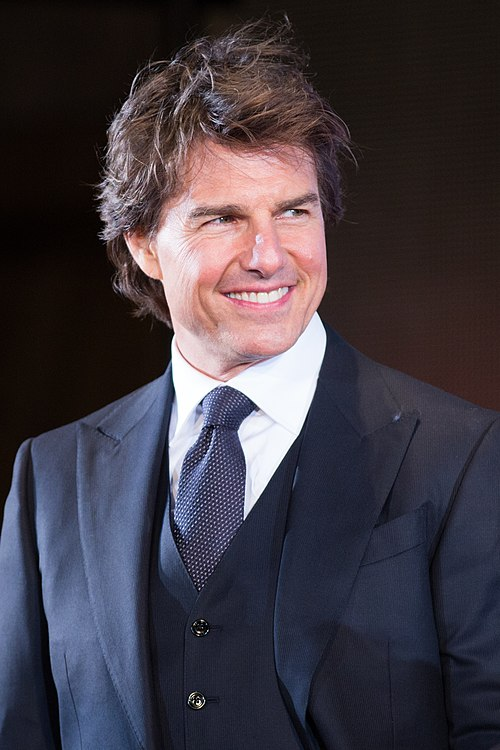
#> input picture Data-Analysis-Visualization-Fall-2025/Lab#5 - Image Filters/TC_JR.jpg, 500 x 750 px
$ jupyter execute part_B.ipynb   (older library calls are emulated)
#> lines starting #> are read from the running program, lines starting #| are printed output that depends on the picture; after the words box and inside, x2 and y2 are one past the last pixel; in counts of white or black regions, pixels touching at a corner belong together
[cell 1]
import cv2
import numpy as np
import matplotlib.pyplot as plt

### 7.11

[cell 2]
tom = cv2.imread("TC_JR.jpg", 0)
#> tom: shape (750, 500); min 0, max 255, mean 61.8
tom_orignal = cv2.imread("TC_JR.jpg")
#> tom_orignal is the input picture: shape (750, 500, 3); mean B, G, R 67.4, 58.9, 65.4

# Add salt-and-pepper noise
noisy_sp = tom.copy()
num_pixels = 500
for i in range(num_pixels):
    y = np.random.randint(0, tom.shape[0])
    x = np.random.randint(0, tom.shape[1])
    noisy_sp[y, x] = 255 if np.random.rand() > 0.5 else 0
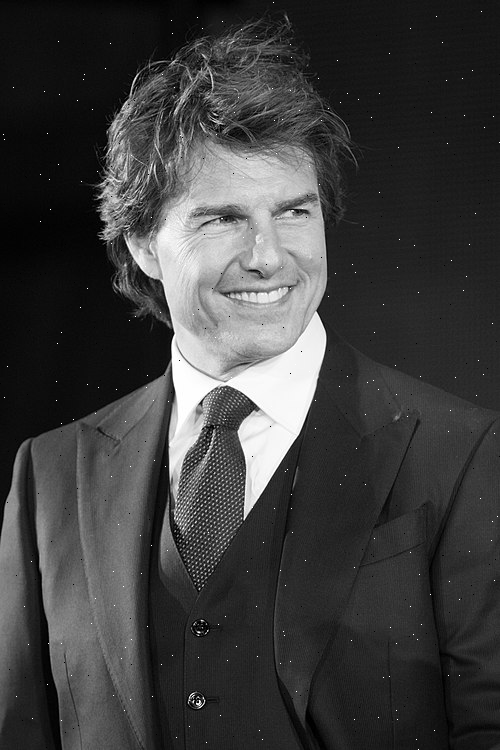
#> noisy_sp: shape (750, 500); min 0, max 255, mean 61.9

# Add Gaussian noise
noisy_gauss = tom + np.random.normal(0, 25, tom.shape).astype(np.uint8)

# Remove noise
median = cv2.medianBlur(noisy_sp, 3)
gauss_blur = cv2.GaussianBlur(noisy_gauss, (3, 3), 0)

plt.figure(figsize=(12, 6))
plt.subplot(241), plt.title("Original Color"), plt.imshow(cv2.cvtColor(tom_orignal, cv2.COLOR_BGR2RGB)), plt.axis("off")
plt.subplot(242), plt.title("Original Gray"), plt.imshow(tom, cmap="gray"), plt.axis("off")
plt.subplot(243), plt.title("Salt & Pepper"), plt.imshow(noisy_sp, cmap="gray"), plt.axis("off")
plt.subplot(244), plt.title("Median"), plt.imshow(median, cmap="gray"), plt.axis("off")
plt.subplot(245), plt.title("Gaussian"), plt.imshow(noisy_gauss, cmap="gray"), plt.axis("off")
plt.subplot(246), plt.title("Gaussian Blur"), plt.imshow(gauss_blur, cmap="gray"), plt.axis("off")
plt.tight_layout()
plt.show()

### 7.12

[cell 3]
# Rotate image by 45° and 90°
h, w = tom.shape
#> h = 750; w = 500
center = (w // 2, h // 2)
#> center = (250, 375)
M45 = cv2.getRotationMatrix2D(center, 45, 1)
rot45 = cv2.warpAffine(tom, M45, (w, h))
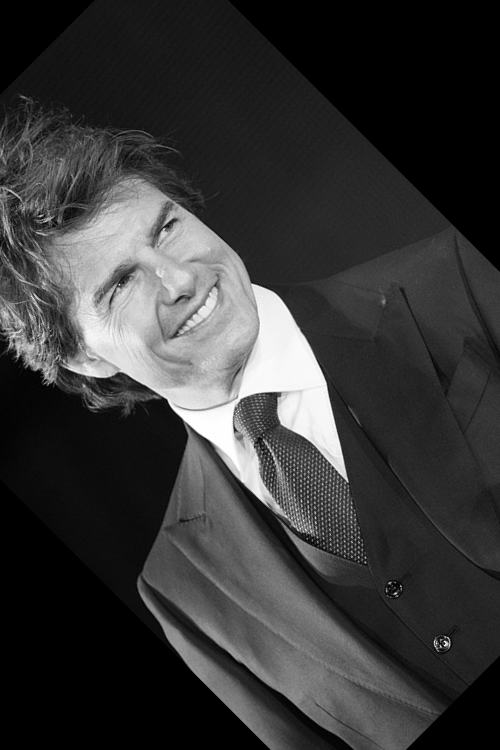
#> rot45: shape (750, 500); min 0, max 255, mean 55.5
M90 = cv2.getRotationMatrix2D(center, 90, 1)
rot90 = cv2.warpAffine(tom, M90, (w, h))
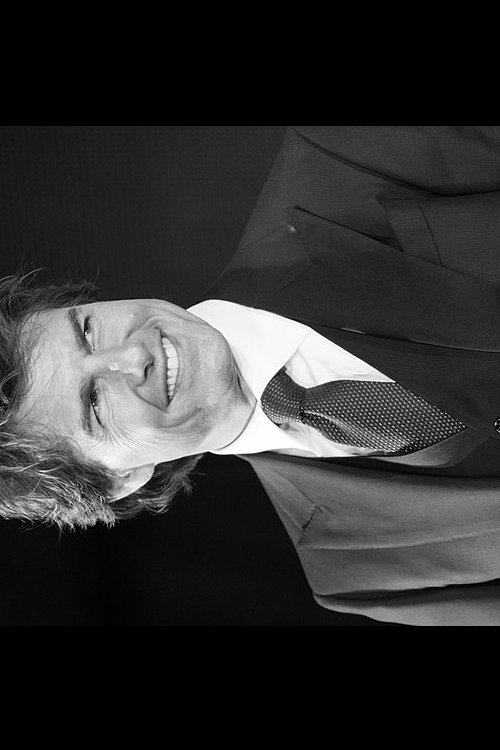
#> rot90: shape (750, 500); min 0, max 255, mean 49.4

plt.subplot(131), plt.title("Original"), plt.imshow(tom, cmap="gray"), plt.axis("off")
plt.subplot(132), plt.title("45°"), plt.imshow(rot45, cmap="gray"), plt.axis("off")
plt.subplot(133), plt.title("90°"), plt.imshow(rot90, cmap="gray"), plt.axis("off")
plt.show()

plt.hist(tom.ravel(), bins=256, alpha=0.5, label="Original")
plt.hist(rot45.ravel(), bins=256, alpha=0.5, label="45°")
plt.hist(rot90.ravel(), bins=256, alpha=0.5, label="90°")
plt.legend()
plt.show()
#> figure, not shown here; tallest bar 8639 high, from x = 13.95 to 14.94; tallest bar 82304 high, from x = 0 to 0.996; tallest bar 125194 high, from x = 0 to 0.996

### 7.13

[cell 4]
# Crop ROI and compare histograms
roi = tom[100:200, 100:200]
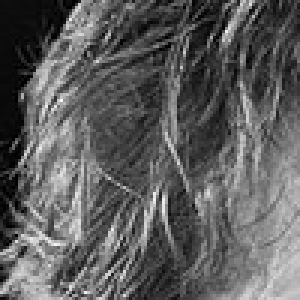
#> roi: shape (100, 100) (shown 3 times larger); min 0, max 250, mean 93.6
plt.subplot(121), plt.title("Full Image"), plt.imshow(tom, cmap="gray"), plt.axis(
    "off"
)
plt.subplot(122), plt.title("ROI"), plt.imshow(roi, cmap="gray"), plt.axis("off")
plt.show()
plt.hist(tom.ravel(), bins=256, alpha=0.5, label="Full")
plt.hist(roi.ravel(), bins=256, alpha=0.5, label="ROI")
plt.legend()
plt.show()
#> figure, not shown here; tallest bar 8639 high, from x = 13.95 to 14.94; tallest bar 100 high, from x = 70.31 to 71.29

### 7.14

[cell 5]
# Image sharpening using Laplacian filter
lap = cv2.Laplacian(tom, cv2.CV_64F)
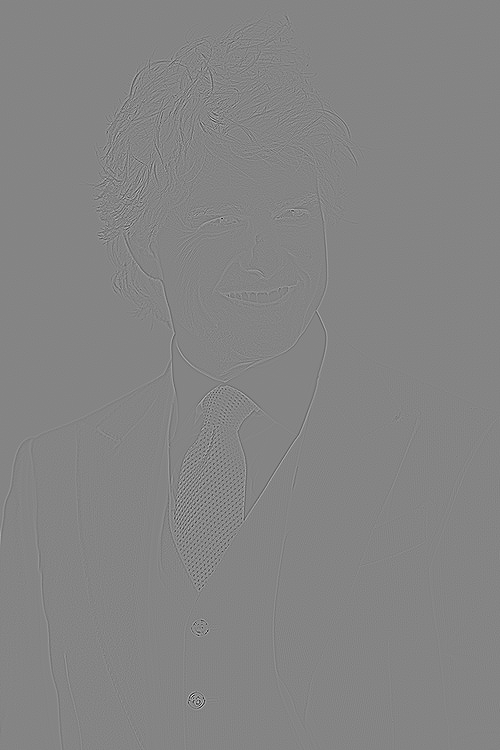
#> lap: shape (750, 500) float64; min -764, max 704, mean 0; drawn with min black and max white
sharp = cv2.convertScaleAbs(tom + lap)
plt.subplot(121), plt.title("Original"), plt.imshow(tom, cmap="gray"), plt.axis("off")
plt.subplot(122), plt.title("Sharpened"), plt.imshow(sharp, cmap="gray"), plt.axis(
    "off"
)
plt.show()

### 7.15

[cell 6]
# Otsu's thresholding vs manual thresholding
_, manual = cv2.threshold(tom, 127, 255, cv2.THRESH_BINARY)
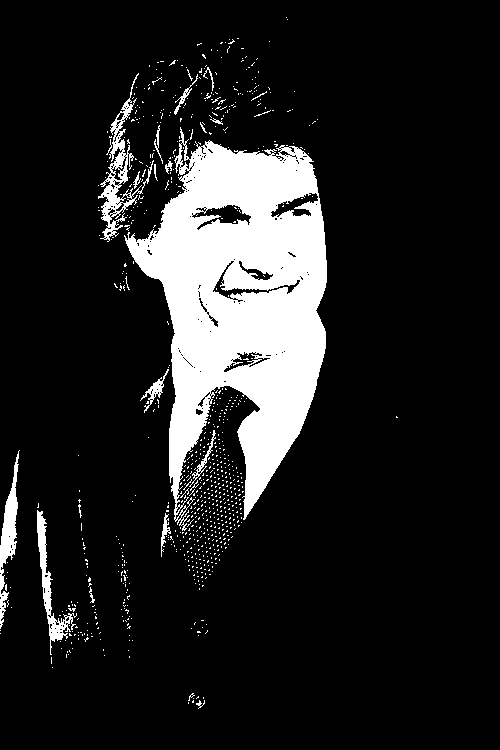
#> manual: shape (750, 500); 13.5% white; 828 white regions (806 under 20 px), largest, box (x1, y1, x2, y2) and area: (124, 127, 327, 531) 43087, (98, 73, 154, 242) 1840, (0, 450, 20, 629) 1245
_, otsu = cv2.threshold(tom, 0, 255, cv2.THRESH_BINARY + cv2.THRESH_OTSU)
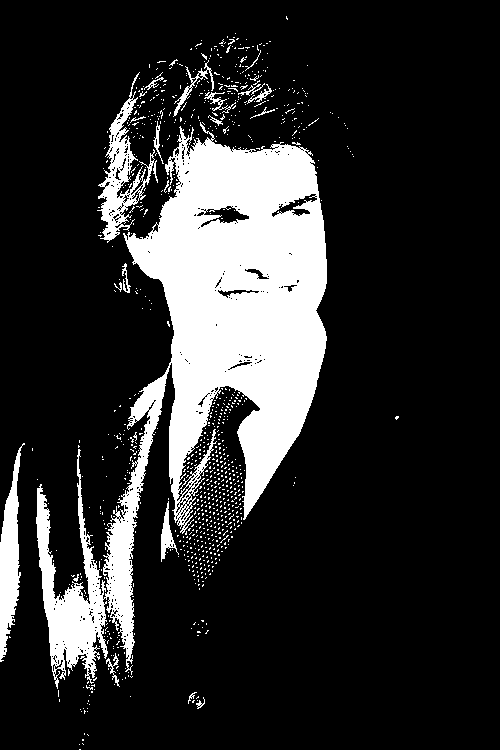
#> otsu: shape (750, 500); 17.9% white; 934 white regions (913 under 20 px), largest, box (x1, y1, x2, y2) and area: (36, 122, 327, 689) 57278, (97, 72, 158, 243) 2822, (0, 443, 25, 662) 2608
plt.subplot(131), plt.title("Original"), plt.imshow(tom, cmap="gray"), plt.axis("off")
plt.subplot(132), plt.title("Manual"), plt.imshow(manual, cmap="gray"), plt.axis("off")
plt.subplot(133), plt.title("Otsu"), plt.imshow(otsu, cmap="gray"), plt.axis("off")
plt.show()

### 7.16

[cell 7]
# Face detection using Haar Cascade
face_cascade = cv2.CascadeClassifier(
    cv2.data.haarcascades + "haarcascade_frontalface_default.xml"
)
img = tom.copy()
faces = face_cascade.detectMultiScale(img, 1.3, 5)
#> faces = [[169, 144, 182, 182]]
for x, y, w, h in faces:
    cv2.rectangle(img, (x, y), (x + w, y + h), (255, 0, 0), 2)
#> this loop made 1 pass
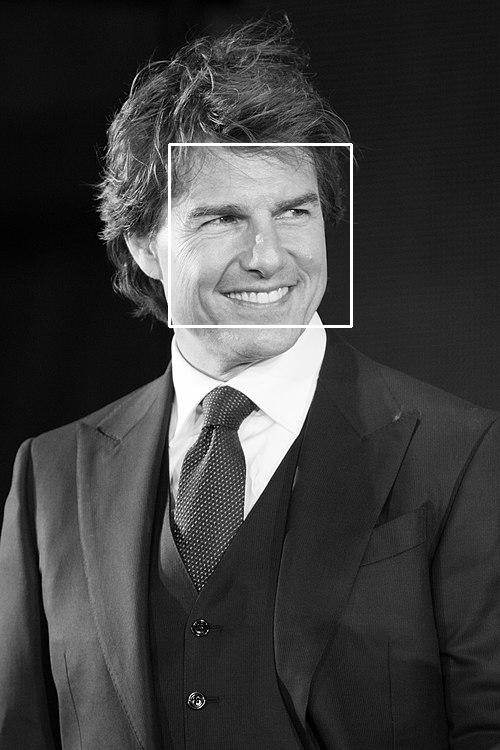
#> img: shape (750, 500); min 0, max 255, mean 62.6
# Equalize and detect again
img_eq = cv2.equalizeHist(tom)
faces_eq = face_cascade.detectMultiScale(img_eq, 1.3, 5)
#> faces_eq = [[179, 152, 163, 163]]
img_eq_color = cv2.cvtColor(img_eq, cv2.COLOR_GRAY2BGR)
for x, y, w, h in faces_eq:
    cv2.rectangle(img_eq_color, (x, y), (x + w, y + h), (0, 255, 0), 2)
#> this loop made 1 pass
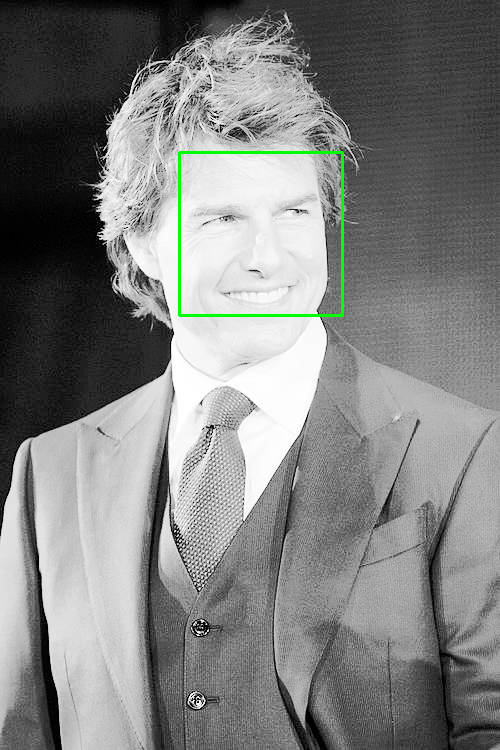
#> img_eq_color: shape (750, 500, 3); mean B, G, R 127.7, 129, 127.7
plt.subplot(121), plt.title("Original"), plt.imshow(img, cmap="gray"), plt.axis("off")
plt.subplot(122), plt.title("Equalized"), plt.imshow(img_eq_color), plt.axis("off")
plt.show()

### 7.17

[cell 8]
# Histogram equalization
img_eq = cv2.equalizeHist(tom)
plt.subplot(121), plt.title("Original"), plt.imshow(tom, cmap="gray"), plt.axis("off")
plt.subplot(122), plt.title("Equalized"), plt.imshow(img_eq, cmap="gray"), plt.axis(
    "off"
)
plt.show()
plt.hist(tom.ravel(), bins=256, alpha=0.5, label="Original")
plt.hist(img_eq.ravel(), bins=256, alpha=0.5, label="Equalized")
plt.legend()
plt.show()
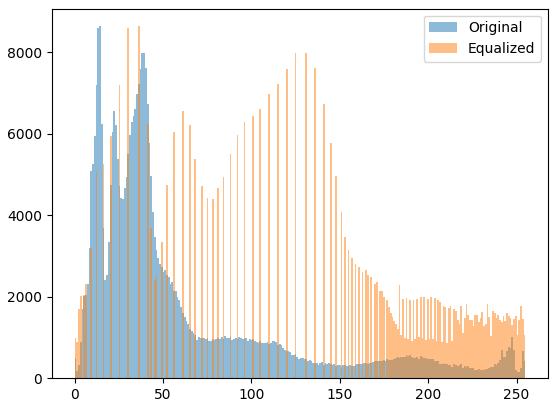
#> figure drawn by matplotlib, 1 panel; tallest bar 8639 high, from x = 13.95 to 14.94; tallest bar 8639 high, from x = 35.86 to 36.86
